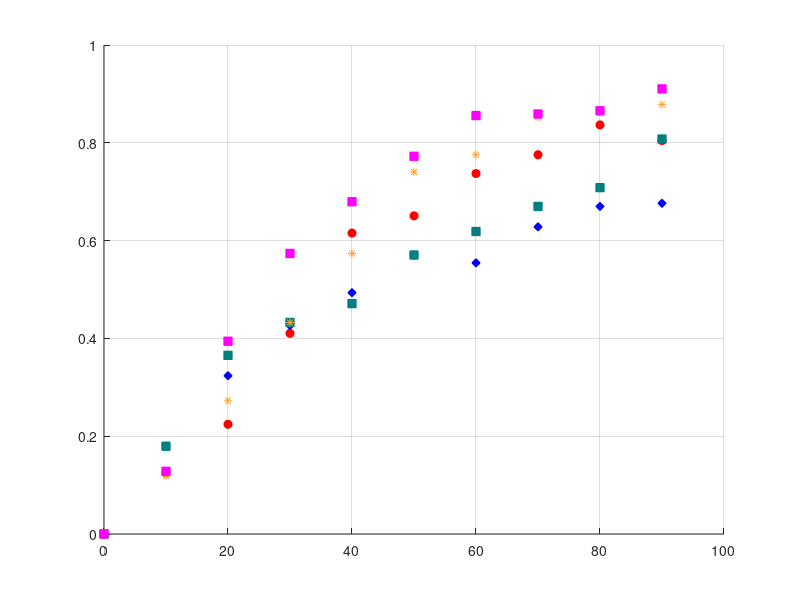

MATLAB code for this plot: (Note: this script raises an error after producing the figure.)
clear; close all;


KE=[0 10 20 30 40 50 60 70 80 90];
P300=[0 40 123 179 212 241 267 268 270 284]/312;
P450=[0 37 85 135 179 231 242 266 271 274]/312;
P650=[0 56 114 135 147 178 193 209 221 252]/312;
P850=[0 56 101 133 154 178 173 196 209 211]/312;
P1000=[0 39 70 128 192 203 230 242 261 251]/312;
avgP= (P1000+P850+P650+P450+P300)/5;


figure();hold on; grid on;
col={[1,0,0],[0,0,1],[0,0.5,0.5],[1,0.6431,0.2],[1,0,1]};
plot(KE,P1000,'o','MarkerFaceColor',col{1},'MarkerEdgeColor',col{1},'MarkerSize',6); 
plot(KE,P850,'d','MarkerFaceColor',col{2},'MarkerEdgeColor',col{2},'MarkerSize',6); 
plot(KE,P650,'s','MarkerFaceColor',col{3},'MarkerEdgeColor',col{3},'MarkerSize',6); 
plot(KE,P450,'*','MarkerFaceColor',col{4},'MarkerEdgeColor',col{4},'MarkerSize',6); 
plot(KE,P300,'s','MarkerFaceColor',col{5},'MarkerEdgeColor',col{5},'MarkerSize',6);

transparency=0.25;
col={[1,0,0,transparency],[0,0,1,transparency],[0,0.5,0.5,transparency],...
    [1,0.6431,0.2,transparency],[1,0,1,transparency]};

load census
s = fitoptions('Method','NonlinearLeastSquares',...
               'Lower',[0,0],...
               'Startpoint',[0.8 0.05 2]);
f = fittype('alpha/(1+exp(-k*(x-xo)))','independent','x','coefficients',{'alpha','k','xo'},'options',s);


% 1000K
[c_1000,~] = fit(KE.',P1000.',f);
plot(0:90,c_1000(0:90),'--','linewidth',2,'color',col{1}); 

%850K
[c_850,~] = fit(KE.',P850.',f);
plot(0:90,c_850(0:90),'--','linewidth',2,'color',col{2}); 

%650K
[c_650,~] = fit(KE.',P650.',f);
plot(0:90,c_650(0:90),'--','linewidth',2,'color',col{3}); hold on

%450K
[c_450,~] = fit(KE.',P450.',f);
plot(0:90,c_450(0:90),'--','linewidth',2,'color',col{4}); 

%300K
[c_300,~] = fit(KE.',P300.',f);
plot(0:90,c_300(0:90),'--','linewidth',2,'color',col{5}); 

%Average
[c_avg,~] = fit(KE.',avgP.',f);
plot(0:90,c_avg(0:90),'linewidth',2,'color','k'); 


xlabel('Impact energy (eV)','interpreter','latex','FontSize',18);
ylabel('Probability of ionic dissociation','interpreter','latex','FontSize',18);


legend('$T=1000K$','$T=850K$','$T=650K$','$T=450K$','$T=300K$','','','','','',...
    'Average','interpreter','latex','FontSize',18,'Location','southeast')


xlim([0 90]);
ylim([0 1])

%residuals=100*(abs(c(10:10:90)-avgP(2:end).')./avgP(2:end).')





